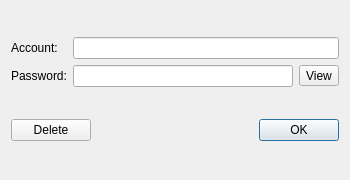
<?xml version="1.0" encoding="UTF-8"?>
<ui version="4.0">
 <class>ManagePasswordDialog</class>
 <widget class="QDialog" name="ManagePasswordDialog">
  <property name="geometry">
   <rect>
    <x>0</x>
    <y>0</y>
    <width>350</width>
    <height>180</height>
   </rect>
  </property>
  <property name="windowTitle">
   <string>Manage Password</string>
  </property>
  <layout class="QVBoxLayout" name="verticalLayout">
   <item>
    <layout class="QGridLayout" name="gridLayout">
     <item row="0" column="0">
      <widget class="QLabel" name="label">
       <property name="text">
        <string>Account:</string>
       </property>
       <property name="buddy">
        <cstring>accountName</cstring>
       </property>
      </widget>
     </item>
     <item row="1" column="0">
      <widget class="QLabel" name="label_2">
       <property name="text">
        <string>Password:</string>
       </property>
       <property name="buddy">
        <cstring>accountPassword</cstring>
       </property>
      </widget>
     </item>
     <item row="0" column="1" colspan="2">
      <widget class="QLineEdit" name="accountName"/>
     </item>
     <item row="1" column="1">
      <widget class="QLineEdit" name="accountPassword">
       <property name="echoMode">
        <enum>QLineEdit::Password</enum>
       </property>
      </widget>
     </item>
     <item row="1" column="2">
      <widget class="QToolButton" name="showPassword">
       <property name="text">
        <string>View</string>
       </property>
       <property name="checkable">
        <bool>true</bool>
       </property>
      </widget>
     </item>
    </layout>
   </item>
   <item>
    <layout class="QHBoxLayout" name="horizontalLayout">
     <item>
      <widget class="QPushButton" name="deleteButton">
       <property name="text">
        <string>Delete</string>
       </property>
      </widget>
     </item>
     <item>
      <widget class="QDialogButtonBox" name="buttonBox">
       <property name="orientation">
        <enum>Qt::Horizontal</enum>
       </property>
       <property name="standardButtons">
        <set>QDialogButtonBox::Ok</set>
       </property>
      </widget>
     </item>
    </layout>
   </item>
  </layout>
 </widget>
 <resources/>
 <connections>
  <connection>
   <sender>buttonBox</sender>
   <signal>accepted()</signal>
   <receiver>ManagePasswordDialog</receiver>
   <slot>accept()</slot>
  </connection>
 </connections>
</ui>
